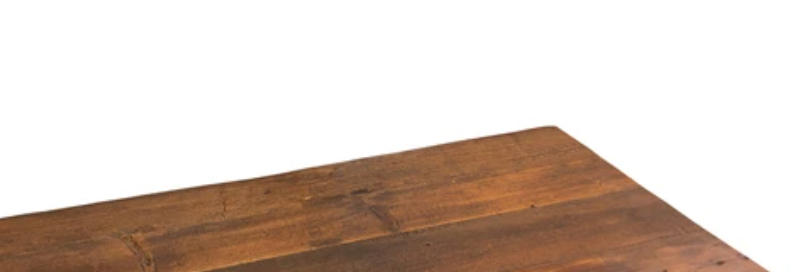
#> input picture Resources/corner.png, 799 x 272 px
$ python Shi-Tomasi_corner_detection.py
#> lines starting #> are read from the running program, lines starting #| are printed output that depends on the picture; after the words box and inside, x2 and y2 are one past the last pixel; in counts of white or black regions, pixels touching at a corner belong together
import numpy as np
import matplotlib.pyplot as plt
import cv2 as cv


def Shi_Tomasi_corner_detection():
    """
    this function is more appropriate for tracking

    it finds the most prominent corners in an img
    it has non-maximum suppression in 3*3 local area
    it is similar to harris while it changes R into R=min(r1,r2) from R=det(M)-k(trace(M))
    it deals with grayScale img
    @:parameter (img,cornersNum,cornersScore(0~1),min L2 between arbitrary two corners)
    :return:
    """
    img = cv.imread('../Resources/corner.png')
#> img is the input picture: shape (272, 799, 3); mean B, G, R 192.3, 202.1, 217
    imgGray = cv.cvtColor(img, cv.COLOR_BGR2GRAY)
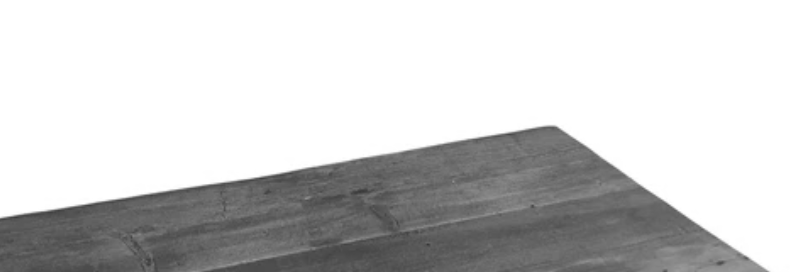
#> imgGray: shape (272, 799); min 56, max 255, mean 205.4
    corners = cv.goodFeaturesToTrack(np.float32(imgGray), 10, 0.8, 20)
#> corners = [[532, 205]]
    for perCorner in corners:
        cv.circle(img, tuple(perCorner.ravel()), 3, [0, 0, 255], -1)
#> this loop made 1 pass
#> img: shape (272, 799, 3); 0.01% of pixels changed, all inside (x1, y1, x2, y2) = (529, 202, 536, 209)
    cv.imshow('temp', img)
    cv.waitKey(0)


Shi_Tomasi_corner_detection()
